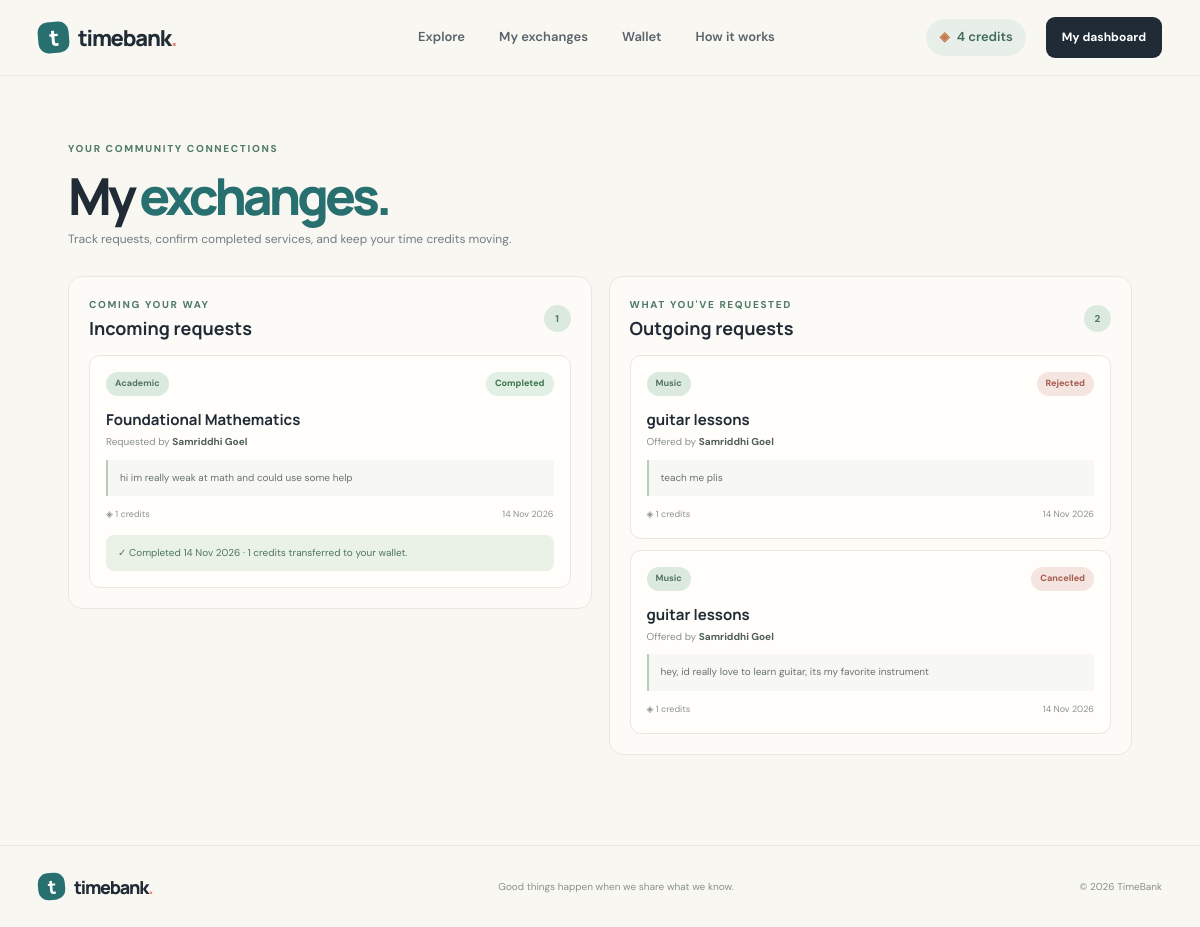
The page /exchanges (signed in) on the database its author committed.
### models.py (models this page shows)
class User(UserMixin, db.Model):
    id = db.Column(db.Integer, primary_key=True)
    name = db.Column(db.String(80), nullable=False)
    email = db.Column(db.String(120), unique=True, nullable=False, index=True)
    password_hash = db.Column(db.String(255), nullable=False)
    location = db.Column(db.String(120))
    bio = db.Column(db.String(300))
    credits = db.Column(db.Integer, nullable=False, default=3)
    created_at = db.Column(db.DateTime, default=datetime.utcnow)
    services = db.relationship(
        "Service", backref="owner", lazy=True, cascade="all, delete-orphan"
    )

class ExchangeRequest(db.Model):
    id = db.Column(db.Integer, primary_key=True)
    service_id = db.Column(db.Integer, db.ForeignKey("service.id"), nullable=False)
    requester_id = db.Column(db.Integer, db.ForeignKey("user.id"), nullable=False)
    provider_id = db.Column(db.Integer, db.ForeignKey("user.id"), nullable=False)
    message = db.Column(db.Text, nullable=False)
    status = db.Column(db.String(20), nullable=False, default="pending")
    requester_confirmed = db.Column(db.Boolean, nullable=False, default=False)
    provider_confirmed = db.Column(db.Boolean, nullable=False, default=False)
    created_at = db.Column(db.DateTime, default=datetime.utcnow)
    completed_at = db.Column(db.DateTime)
    service = db.relationship("Service", backref="exchange_requests")
    requester = db.relationship("User", foreign_keys=[requester_id])
    provider = db.relationship("User", foreign_keys=[provider_id])

class Service(db.Model):
    id = db.Column(db.Integer, primary_key=True)
    title = db.Column(db.String(100), nullable=False)
    category = db.Column(db.String(40), nullable=False)
    description = db.Column(db.Text, nullable=False)
    duration_hours = db.Column(db.Integer, nullable=False, default=1)
    is_active = db.Column(db.Boolean, nullable=False, default=True)
    created_at = db.Column(db.DateTime, default=datetime.utcnow)
    owner_id = db.Column(db.Integer, db.ForeignKey("user.id"), nullable=False)

### app.py (the view)
@app.route("/exchanges")
@login_required
def exchanges():
    incoming = (
        ExchangeRequest.query.filter_by(provider_id=current_user.id)
        .order_by(ExchangeRequest.created_at.desc()).all()
    )
    outgoing = (
        ExchangeRequest.query.filter_by(requester_id=current_user.id)
        .order_by(ExchangeRequest.created_at.desc()).all()
    )
    return render_template("exchanges.html", incoming=incoming, outgoing=outgoing)

### app.py (called while the page is built)
@login_manager.user_loader
def load_user(user_id):
    return db.session.get(User, int(user_id))

### templates/exchanges.html (shortened to what this page needs)
{% extends "base.html" %}
{% block content %}
<section class="page-shell">
  <div class="page-intro"><div class="eyebrow">YOUR COMMUNITY CONNECTIONS</div><h1>My <span>exchanges.</span></h1><p class="muted">Track requests, confirm completed services, and keep your time credits moving.</p></div>
  <div class="exchange-columns">
    <section class="exchange-panel">
      <div class="exchange-panel-heading"><div><div class="eyebrow">COMING YOUR WAY</div><h2>Incoming requests</h2></div><span class="count-bubble">{{ incoming|length }}</span></div>
      {% if incoming %}
        {% for item in incoming %}
          <article class="exchange-card">
            <div class="exchange-card-top"><span class="category-tag">{{ item.service.category }}</span><span class="status-pill status-{{ item.status }}">{{ item.status }}</span></div>
            <h3>{{ item.service.title }}</h3>
            <p class="exchange-person">Requested by <b>{{ item.requester.name }}</b></p>
            <blockquote>{{ item.message }}</blockquote>
            <div class="exchange-meta"><span>◈ {{ item.service.duration_hours }} credits</span><span>{{ item.created_at.strftime('%d %b %Y') }}</span></div>
            {% if item.status == 'pending' %}
              <div class="exchange-actions">
                <form method="POST" action="{{ url_for('update_exchange', exchange_id=item.id, action='accept') }}"><button class="button button-dark button-small" type="submit">Accept</button></form>
                <form method="POST" action="{{ url_for('update_exchange', exchange_id=item.id, action='reject') }}"><button class="button button-outline button-small" type="submit">Decline</button></form>
              </div>
            {% elif item.status == 'completed' %}
              <div class="completed-note">✓ Completed {{ item.completed_at.strftime('%d %b %Y') if item.completed_at else '' }} · {{ item.service.duration_hours }} credits transferred to your wallet.</div>
            {% endif %}
          </article>
        {% endfor %}
      {% else %}
        <div class="exchange-empty"><span>↙</span><b>No incoming requests yet</b><p>When someone requests one of your services, you'll find it here.</p></div>
      {% endif %}
    </section>
    <section class="exchange-panel">
      <div class="exchange-panel-heading"><div><div class="eyebrow">WHAT YOU'VE REQUESTED</div><h2>Outgoing requests</h2></div><span class="count-bubble">{{ outgoing|length }}</span></div>
      {% if outgoing %}
        {% for item in outgoing %}
          <article class="exchange-card">
            <div class="exchange-card-top"><span class="category-tag">{{ item.service.category }}</span><span class="status-pill status-{{ item.status }}">{{ item.status }}</span></div>
            <h3>{{ item.service.title }}</h3>
            <p class="exchange-person">Offered by <b>{{ item.provider.name }}</b></p>
            <blockquote>{{ item.message }}</blockquote>
            <div class="exchange-meta"><span>◈ {{ item.service.duration_hours }} credits</span><span>{{ item.created_at.strftime('%d %b %Y') }}</span></div>
          </article>
        {% endfor %}
      {% else %}
        <div class="exchange-empty"><span>↗</span><b>You haven't requested anything</b><p>Explore services and send your first request when something catches your eye.</p><a class="button button-outline button-small" href="{{ url_for('explore') }}">Explore services</a></div>
      {% endif %}
    </section>
  </div>
</section>
{% endblock %}

### templates/base.html (shortened to what this page needs)
<!DOCTYPE html>
<html lang="en">
<head>
  <link rel="stylesheet" href="{{ url_for('static', filename='css/style.css') }}">
  <link rel="stylesheet" href="{{ url_for('static', filename='css/components.css') }}">
</head>
<body>
  <header class="site-header">
    <div class="nav-wrap">
      <a class="brand" href="{{ url_for('index') }}">
        <span class="brand-mark">t</span><span>timebank<span class="brand-dot">.</span></span>
      </a>
      <nav class="main-nav">
        <a href="{{ url_for('explore') }}">Explore</a>
        {% if current_user.is_authenticated %}
          <a href="{{ url_for('exchanges') }}">My exchanges</a>
          <a href="{{ url_for('wallet') }}">Wallet</a>
        {% endif %}
        <a href="{{ url_for('index') }}#how-it-works">How it works</a>
      </nav>
      <div class="nav-actions">
        {% if current_user.is_authenticated %}
          <a class="credit-pill" href="{{ url_for('wallet') }}"><span class="coin">◈</span> {{ current_user.credits }} credits</a>
          <a class="button button-dark button-small" href="{{ url_for('dashboard') }}">My dashboard</a>
        {% else %}
          <a class="nav-login" href="{{ url_for('login') }}">Log in</a>
          <a class="button button-dark button-small" href="{{ url_for('signup') }}">Join TimeBank <span>↗</span></a>
        {% endif %}
      </div>
    </div>
  </header>
  <main>
    {% block content %}{% endblock %}
  </main>
  <footer class="site-footer">
    <div class="footer-inner">
      <a class="brand brand-footer" href="{{ url_for('index') }}"><span class="brand-mark">t</span><span>timebank<span class="brand-dot">.</span></span></a>
      <p>Good things happen when we share what we know.</p>
      <span>© 2026 TimeBank</span>
    </div>
  </footer>
</body>
</html>

### static/css/style.css (style rules this page uses)
:root { --ink: #202b36; --muted: #737d82; --paper: #f8f7f2; --white: #fffefa; --line: #e9e7df; --sage: #dce9df; --sage-strong: #527b67; --teal: #286f70; --coral: #e88d72; --coral-soft: #f8e3d9; --lilac: #e9e3f2; --shadow: 0 16px 45px rgba(36, 48, 55, .07); }
* { box-sizing: border-box; }
html { scroll-behavior: smooth; }
body { margin: 0; background: var(--paper); color: var(--ink); font-family: "DM Sans", sans-serif; line-height: 1.55; }
a { color: inherit; text-decoration: none; }
.site-header { height: 76px; border-bottom: 1px solid rgba(32,43,54,.07); background: rgba(248,247,242,.94); position: sticky; top: 0; z-index: 20; backdrop-filter: blur(14px); }
.nav-wrap { max-width: 1180px; height: 100%; padding: 0 28px; margin: auto; display: flex; align-items: center; justify-content: space-between; }
.brand { display: inline-flex; align-items: center; gap: 9px; font: 800 22px "Manrope", sans-serif; letter-spacing: -1.2px; }
.brand-mark { width: 31px; height: 31px; border-radius: 10px; display: grid; place-items: center; background: var(--teal); color: white; font: 800 22px "Manrope"; transform: rotate(-5deg); }
.brand-dot { color: var(--coral); }
.main-nav { display: flex; gap: 34px; margin-left: 90px; color: #59636a; font-size: 13px; font-weight: 600; }
.nav-actions { display: flex; align-items: center; gap: 20px; font-size: 13px; font-weight: 600; }
.credit-pill { background: #e8eee8; color: #416a57; border-radius: 30px; padding: 8px 13px; }
.coin { color: #c47a4d; margin-right: 4px; }
.button { display: inline-flex; justify-content: center; align-items: center; gap: 18px; border: 1px solid transparent; border-radius: 9px; padding: 14px 20px; font-size: 13px; font-weight: 700; cursor: pointer; transition: transform .18s, background .18s, box-shadow .18s; }
.button-dark { background: var(--ink); color: white; }
.button-small { padding: 10px 15px; font-size: 12px; }
.eyebrow { color: var(--sage-strong); font-size: 10px; letter-spacing: 1.65px; font-weight: 800; }
.hero h1, .page-intro h1, .form-page h1, .auth-aside h1 { font: 800 clamp(48px, 6vw, 76px)/1.05 "Manrope", sans-serif; letter-spacing: -4px; margin: 21px 0 19px; }
.highlight-word, .section-heading h2 span, .page-intro h1 span, .form-page h1 span { color: var(--teal); }
.category-tag { background: var(--sage); color: #527560; border-radius: 30px; padding: 5px 9px; font-size: 9px; font-weight: 700; }
.site-footer { border-top: 1px solid var(--line); }
.footer-inner { max-width: 1180px; padding: 23px 28px; margin: auto; display: flex; align-items: center; justify-content: space-between; }
.brand-footer { font-size: 18px; }
.brand-footer .brand-mark { width: 27px; height: 27px; font-size: 19px; }
.footer-inner p, .footer-inner > span { color: #8a918f; font-size: 10px; }
.muted { color: var(--muted); }
.dashboard-shell, .page-shell { max-width: 1120px; padding: 65px 28px 90px; margin: auto; }
.page-intro { margin-bottom: 27px; }
.page-intro h1 { font-size: 51px; margin: 12px 0 8px; }
.page-intro p { font-size: 12px; margin: 0; }

### rows shown on the page
User: credits "4"
ExchangeRequest: service.category "Academic", status "Completed", service "Foundational Mathematics", requester.name "Samriddhi Goel", message "hi im really weak at math and could use some help", service.duration_hours "1", created_at "14 Nov 2026", completed_at "14 Nov 2026"
ExchangeRequest: service.category "Music", status "Rejected", service "guitar lessons", provider.name "Samriddhi Goel", message "teach me plis", service.duration_hours "1", created_at "14 Nov 2026"
ExchangeRequest: service.category "Music", status "Cancelled", service "guitar lessons", provider.name "Samriddhi Goel", message "hey, id really love to learn guitar, its my favorite instrument", service.duration_hours "1", created_at "14 Nov 2026"

### other values the page prints
{{ incoming|length }} "1"
{{ outgoing|length }} "2"
